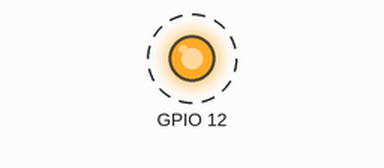
A sketch run on a simulated ESP32. Shown: output pins drawn as LEDs (lit = HIGH). Dashed ring = blinking. What the sketch prints to the serial monitor is not drawn.

Above: at 0.5 s.
Timing chart, 0 to 4.6 s (numbered marks = the images above):
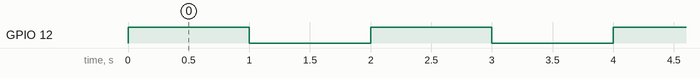

The sketch:

blink_sketch.ino
```cpp
/*
  ESP32 Blink
  esp32-blink.ino
  Rewrite of classic Blink sketch for ESP32
  Use LED on GPIO2

  DroneBot Workshop 2020
  https://dronebotworkshop.com
*/

// LED on GPIO2
int lednum = 36;

void setup()
{
      // Set LED as output
      pinMode(12, OUTPUT);


    // Serial monitor setup
    Serial.begin(115200);
}

void loop()
{
    //for(int j = 1; j < lednum; j++){
       Serial.print("hello");
       Serial.print("\n");
       digitalWrite(12, HIGH);
       delay(1000);

       digitalWrite(12, LOW);

       delay(1000);
    //}

}
```

Measured:
- by itself, GPIO 12: alternates HIGH for 1.0 s and LOW for 1.0 s
